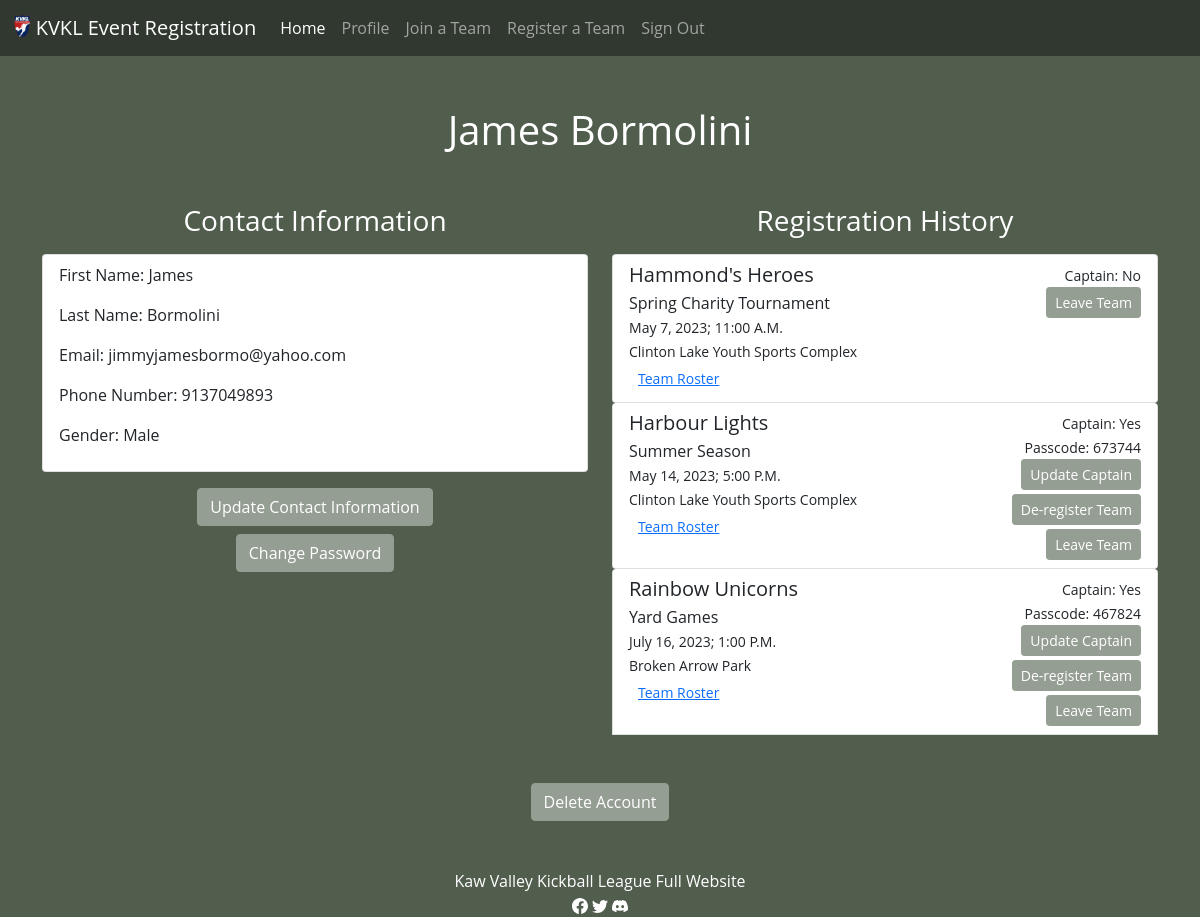
The page /profile (signed in) on the database its author committed.
### tables this page shows
CREATE TABLE accounts (id INTEGER NOT NULL PRIMARY KEY AUTOINCREMENT, email TEXT NOT NULL, first_name TEXT NOT NULL, last_name TEXT NOT NULL, phone_number NUMERIC NOT NULL, password_hash TEXT NOT NULL, gender TEXT NOT NULL);

CREATE TABLE registered_players (captain TEXT NOT NULL, player_id INTEGER NOT NULL, team_id INTEGER NOT NULL, event_id INTEGER NOT NULL, FOREIGN KEY (player_id) REFERENCES accounts(id) ON DELETE CASCADE, FOREIGN KEY (team_id) REFERENCES teams(id) ON DELETE CASCADE, FOREIGN KEY (event_id) REFERENCES events(id) ON DELETE CASCADE);

CREATE TABLE teams (id INTEGER NOT NULL PRIMARY KEY AUTOINCREMENT, team_name TEXT NOT NULL, sponsor TEXT, event_id INTEGER NOT NULL, passcode INTEGER NOT NULL, FOREIGN KEY (event_id) REFERENCES events(id) ON DELETE CASCADE);

CREATE TABLE events (id INTEGER NOT NULL PRIMARY KEY AUTOINCREMENT, event_name TEXT NOT NULL, month TEXT NOT NULL, day TEXT NOT NULL, year YEAR NOT NULL, time TEXT NOT NULL, location TEXT NOT NULL, number_teams INTEGER NOT NULL, spots_available INTEGER NOT NULL);

### app.py (the view)
@app.route("/profile", methods=["GET", "POST"])
@login_required
def profile():
    user = db.execute("""SELECT *
                         FROM accounts
                         WHERE id = ?""",
                         session["user_id"])
    history = db.execute("""SELECT event_name,
                                   month,
                                   day,
                                   year,
                                   time,
                                   location,
                                   team_name,
                                   passcode,
                                   captain,
                                   teams.id
                            FROM events
                            INNER JOIN teams
                                ON events.id = teams.event_id
                                INNER JOIN registered_players
                                    ON registered_players.team_id = teams.id
                                    WHERE registered_players.player_id = ?""",
                            session["user_id"])
    for team in history:
        team["players"] = db.execute("""SELECT first_name, last_name, captain, accounts.id
                                        FROM accounts
                                        INNER JOIN registered_players
                                            ON accounts.id = registered_players.player_id
                                            WHERE team_id = ?""",
                                        team["id"])
    return render_template("profile.html", id=session["user_id"], user=user, history=history)

### app.py (called while the page is built)
def login_required(f):
    @wraps(f)
    def decorated_function(*args, **kwargs):
        if session.get("user_id") is None:
            return redirect("/login")
        return f(*args, **kwargs)
    return decorated_function

### templates/profile.html (shortened to what this page needs)
{% extends "layout.html" %}
{% block main %}
    <h1 class="page-title">{{ user[0].first_name }} {{ user[0].last_name }}</h1>
    <div class="container mb-5">
        <div class="row">
            <div class="col">
                <h3 class="text-center mb-3">Contact Information</h3>
                <div class="list-group list-group-item mb-3">
                    <p>First Name: {{ user[0].first_name }}</p>
                    <p>Last Name: {{ user[0].last_name }}</p>
                    <p>Email: {{ user[0].email }}</p>
                    <p>Phone Number: {{ user[0].phone_number }}</p>
                    <p>Gender: {{ user[0].gender }}</p>
                </div>
                <div class="d-grid gap-2 col-6 mx-auto text-center">
                    <a href="/update"><button class="btn btn-kvkl" type="button">Update Contact Information</button></a>
                    <a href="/password"><button class="btn btn-kvkl" type="button">Change Password</button></a>
                </div>
            </div>
            <div class="col">
                <h3 class="text-center mb-3">Registration History</h3>
                {% for team in history %}
                    <div class="list-group list-group-item container">
                        <div class="row">
                            <div class="col">
                                <h5 class="mb-1">{{ team.team_name }}</h5>
                                <div>{{ team.event_name }}</div>
                                <small class="mb-1">{{ team.month }} {{ team.day }}, {{ team.year }}; {{ team.time }}</small>
                                <div><small>{{ team.location }}</small></div>
                                <div><button type="button" class="btn btn-link btn-sm" data-bs-toggle="modal" data-bs-target="#teamRosterModal{{team.id}}">Team Roster</button></div>
                            </div>
                            <div class="col text-end">
                                <small>Captain: {{ team.captain }}</small>
                                {% if team.captain == "Yes" %}
                                    <div>
                                        <small>Passcode: {{ team.passcode }}</small>
                                    </div>
                                    <div>
                                        <button type="button" class="btn btn-kvkl mb-1 btn-sm" data-bs-toggle="modal" data-bs-target="#captainModal{{team.id}}">Update Captain</button>
                                        <button type="button" class="btn btn-kvkl mb-1 btn-sm" data-bs-toggle="modal" data-bs-target="#deregisterModal{{team.id}}">De-register Team</button>
                                    </div>
                                {% endif %}
                                <div>
                                    <button type="button" class="btn btn-kvkl btn-sm" data-bs-toggle="modal" data-bs-target="#leaveModal{{team.id}}">Leave Team</button>
                                </div>
                            </div>
                        </div>
                    </div>
                {% endfor %}
            </div>
        </div>
    </div>
    <div class="text-center">
        <button class="btn btn-kvkl" type="button" data-bs-toggle="modal" data-bs-target="#deleteAccountModal">Delete Account</button>
    </div>
{% endblock %}

### static/styles.css (style rules this page uses)
body { font-family: Open Sans,Arial,sans-serif; background-color: #515e4e; color: white; }
h1.page-title { text-align: center; margin-top: 50px; margin-bottom: 50px; }
.btn-kvkl { background-color: #959e93; border-color: #959e93; color: white; }

### rows shown on the page
accounts: first_name "James", last_name "Bormolini", email "jimmyjamesbormo@yahoo.com", phone_number "9137049893", gender "Male"
registered_players: team_name "Hammond's Heroes", event_name "Spring Charity Tournament", month "May", day "7", year "2023", time "11:00 A.M.", location "Clinton Lake Youth Sports Complex", captain "No"
registered_players: team_name "Harbour Lights", event_name "Summer Season", month "May", day "14", year "2023", time "5:00 P.M.", location "Clinton Lake Youth Sports Complex", captain "Yes", passcode "673744"
registered_players: team_name "Rainbow Unicorns", event_name "Yard Games", month "July", day "16", year "2023", time "1:00 P.M.", location "Broken Arrow Park", captain "Yes", passcode "467824"
